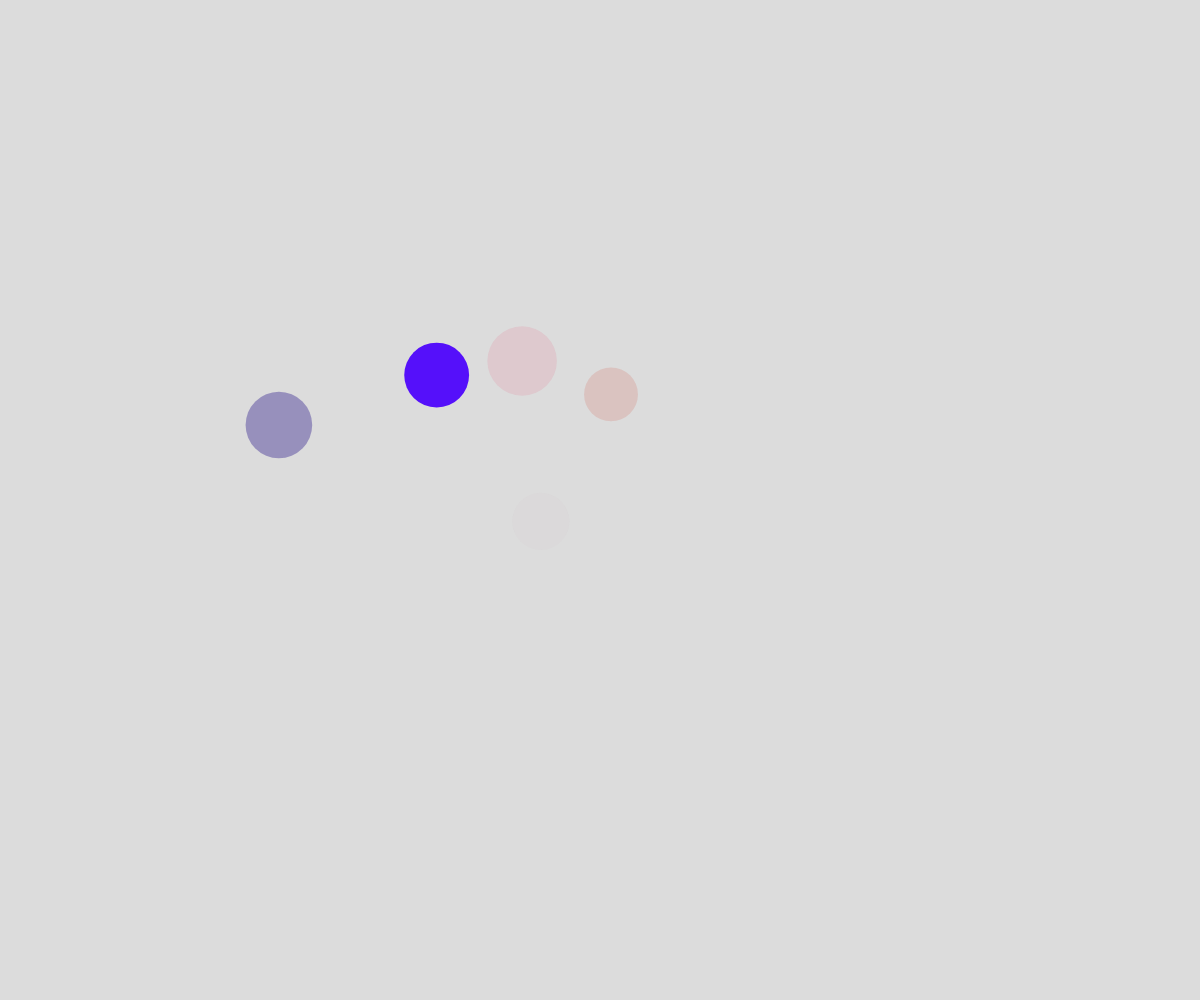
Frame 1 (no input)
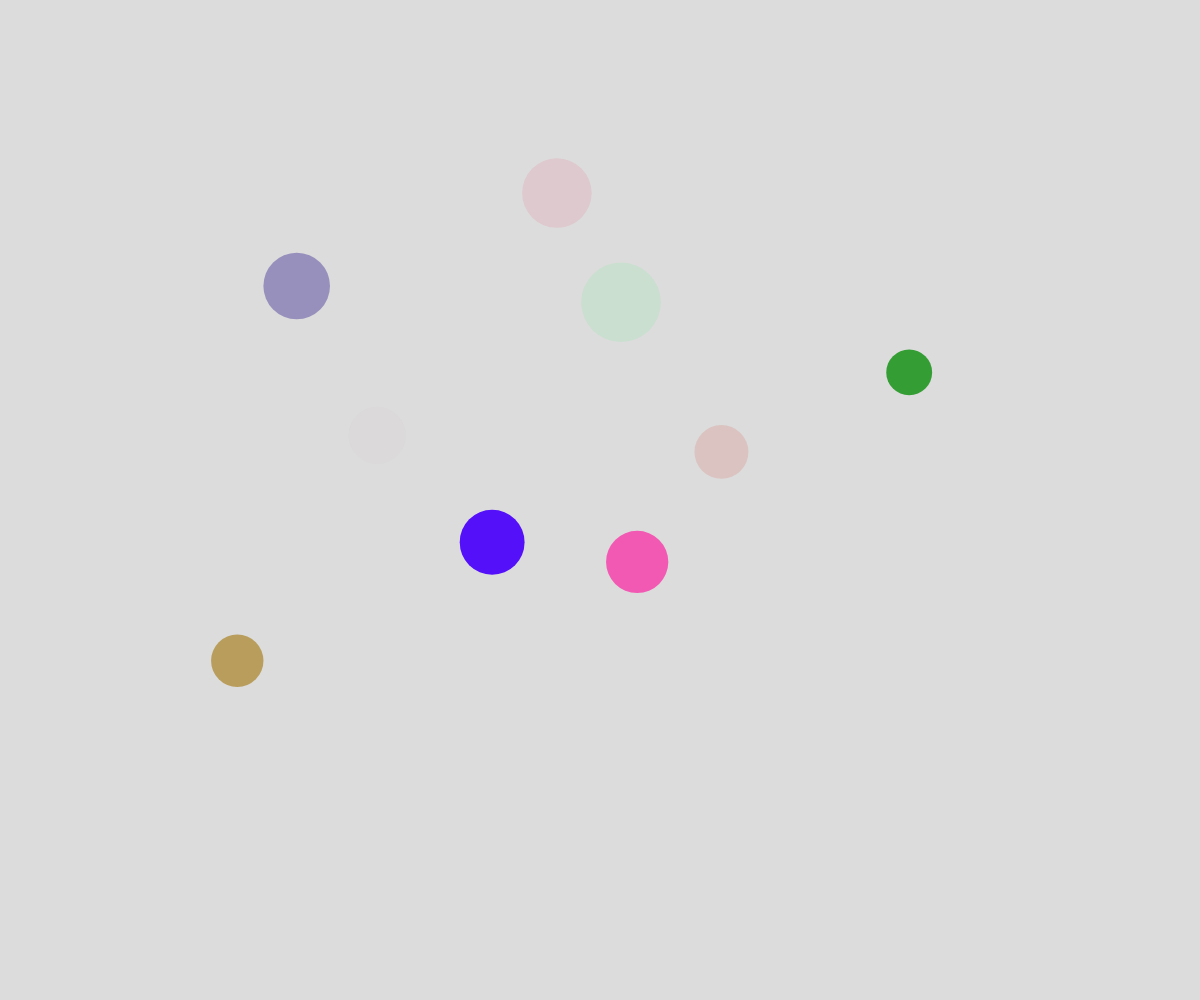
Frame 60 (no input)
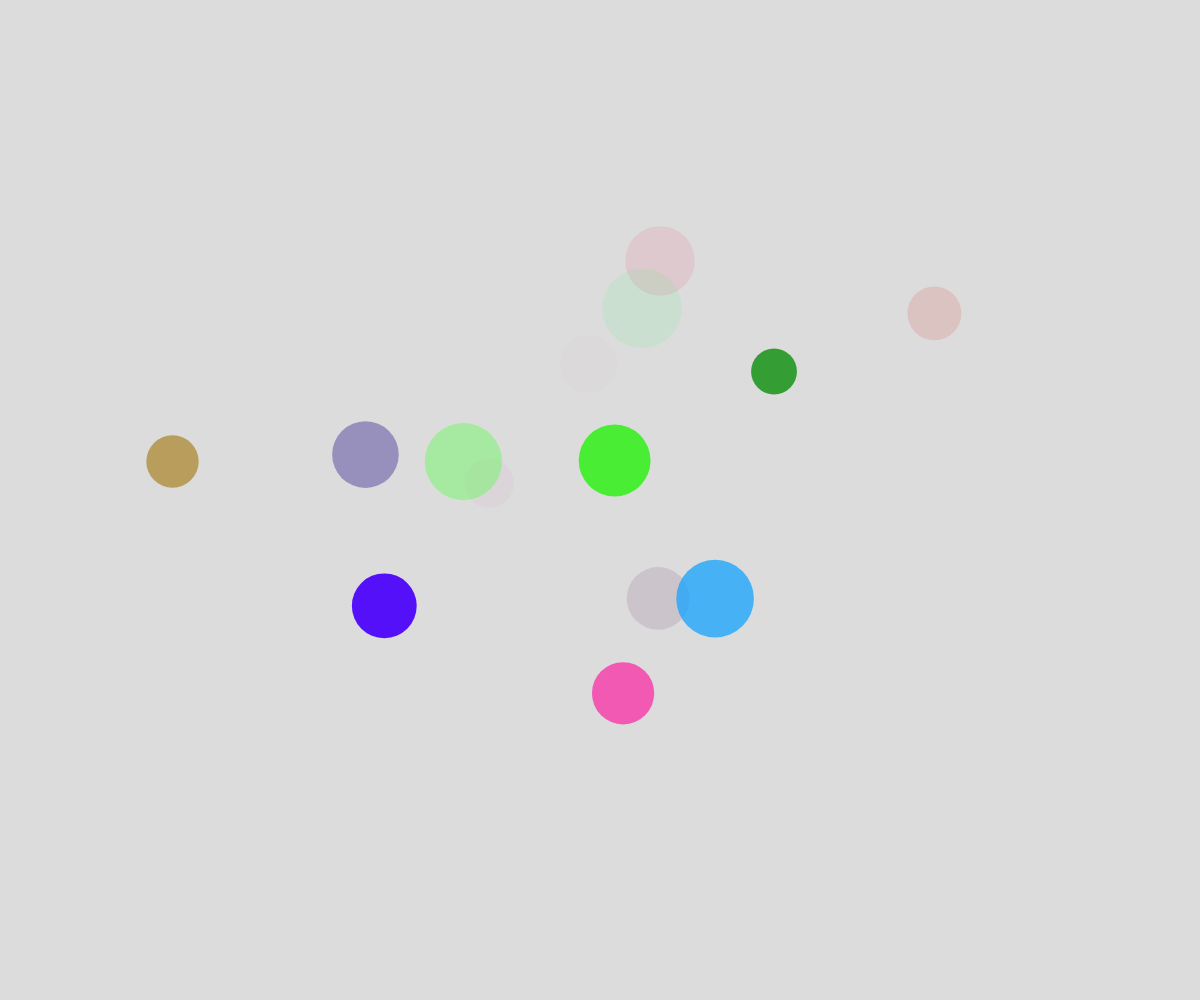
Frame 120 (the mouse pressed at the canvas centre since frame 60)

The p5.js sketch that drew these frames (run headless with seeded random() and noise() and a simulated clock; from frame 60 on, the mouse is pressed at the canvas centre):

// p5.js sketch
// ── sketch.js
// Bubble Array Object Notation Demo
// Removing objects from the array
// 10/10/2024

let theBubbles = [];
let deathLocations = [];

function setup() {
  createCanvas(windowWidth, windowHeight);
  for (let i = 0; i < 5; i++) {
    spawnBubble();
    noStroke();
  }


  // create a new bubble every half second
  window. setInterval(spawnBubble, 500);
}

function draw() {
  background(220);
  //moveBubblesRandomly();
  moveBubblesWithNoise();
  displayBubbles();
  displayDeathSpots();
}

function mousePressed() {
  for (let bubble of theBubbles) {
    if (clickedInBubble(mouseX, mouseY, bubble)) {
      let theIndex = theBubbles.indexOf(bubble);
      theBubbles.splice(theIndex, 1);
      addDeath(mouseX, mouseY);
    }
  }
}

function displayDeathSpots() {
  for (let spot of deathLocations) {
    textAlign(CENTER, CENTER);
    fill("black");
    text("x", spot.x, spot.y);
  }
}

function addDeath(_x,_y) {
  let deathSpot = {
    x: _x,
    y: _y,
  };
  deathLocations.push(deathSpot);
}

function clickedInBubble(x,y,theBubble) {
  let distanceAway = dist(x,y, theBubble.x, theBubble.y);
  if (distanceAway < theBubble.radius) {
    return true;
  }
  else {
    return false;
  }
}


function moveBubblesRandomly() {
  for (let bubble of theBubbles) {
    let choice = random(100);
    if (choice < 50) {
      //move up
      bubble.y -= bubble.speed;
    }
    else if (choice < 65) {
      // move down
      bubble.y += bubble.speed;
    }
    else if (choice < 80) {
      //move right
      bubble.x += bubble.speed;
    }
    else {
      //move left
      bubble.x -= bubble.speed;
    }
  }
}


function spawnBubble() {
  let someBubble = {
    x: random(width),
    y: height + random(0, 25),
    speed: random(2,5),
    radius: random(20, 40), 
    r: random(255),
    g: random(255),
    b: random(255),
    alpha: random(255),
    timeX: random(10000000),
    timeY: random(10000000),
    deltaTime: 0.005,
  };
  theBubbles.push(someBubble);
}

function moveBubblesWithNoise() {
  for (let bubble of theBubbles) {
    let x = noise(bubble.timeX) * width;
    let y = noise(bubble.timeY) * height;  

    bubble.x = x;
    bubble.y = y;

    bubble.timeX += bubble.deltaTime;
    bubble.timeY += bubble.deltaTime;
  }
}

function displayBubbles() {
  for (let bubble of theBubbles) {
    fill(bubble.r, bubble.g, bubble.b, bubble.alpha);
    circle(bubble.x, bubble.y, bubble.radius * 2);
  }
}
